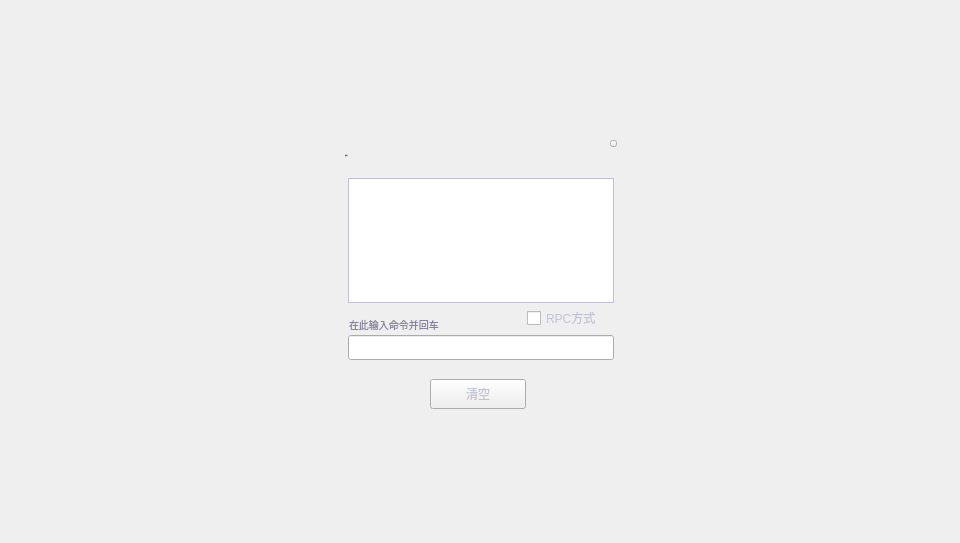
<?xml version="1.0" encoding="UTF-8"?>
<ui version="4.0">
 <class>ConsoleDialog</class>
 <widget class="QDialog" name="ConsoleDialog">
  <property name="geometry">
   <rect>
    <x>0</x>
    <y>0</y>
    <width>960</width>
    <height>543</height>
   </rect>
  </property>
  <property name="font">
   <font>
    <family>Microsoft YaHei UI Light</family>
   </font>
  </property>
  <property name="windowTitle">
   <string>Dialog</string>
  </property>
  <property name="styleSheet">
   <string notr="true">color: rgb(192, 196, 212);</string>
  </property>
  <widget class="QWidget" name="widget" native="true">
   <property name="geometry">
    <rect>
     <x>0</x>
     <y>0</y>
     <width>960</width>
     <height>543</height>
    </rect>
   </property>
   <widget class="QWidget" name="containerWidget" native="true">
    <property name="geometry">
     <rect>
      <x>330</x>
      <y>130</y>
      <width>300</width>
      <height>296</height>
     </rect>
    </property>
    <property name="font">
     <font>
      <family>Microsoft YaHei UI Light</family>
     </font>
    </property>
    <widget class="QTextBrowser" name="consoleBrowser">
     <property name="geometry">
      <rect>
       <x>18</x>
       <y>48</y>
       <width>266</width>
       <height>125</height>
      </rect>
     </property>
     <property name="font">
      <font>
       <family>Microsoft YaHei UI Light</family>
       <weight>50</weight>
       <italic>false</italic>
       <bold>false</bold>
      </font>
     </property>
     <property name="contextMenuPolicy">
      <enum>Qt::DefaultContextMenu</enum>
     </property>
     <property name="styleSheet">
      <string notr="true">color: rgb(0, 0, 0);
border:1px solid rgb(196,191,214);
</string>
     </property>
     <property name="frameShadow">
      <enum>QFrame::Sunken</enum>
     </property>
    </widget>
    <widget class="QToolButton" name="clearBtn">
     <property name="geometry">
      <rect>
       <x>100</x>
       <y>249</y>
       <width>96</width>
       <height>30</height>
      </rect>
     </property>
     <property name="font">
      <font>
       <family>Microsoft YaHei UI Light</family>
       <pointsize>9</pointsize>
       <weight>50</weight>
       <italic>false</italic>
       <bold>false</bold>
       <underline>false</underline>
      </font>
     </property>
     <property name="cursor">
      <cursorShape>PointingHandCursor</cursorShape>
     </property>
     <property name="styleSheet">
      <string notr="true"/>
     </property>
     <property name="text">
      <string>清空</string>
     </property>
    </widget>
    <widget class="QLineEdit" name="consoleLineEdit">
     <property name="geometry">
      <rect>
       <x>18</x>
       <y>205</y>
       <width>266</width>
       <height>25</height>
      </rect>
     </property>
     <property name="font">
      <font>
       <family>Microsoft YaHei UI Light</family>
       <weight>50</weight>
       <italic>false</italic>
       <bold>false</bold>
      </font>
     </property>
     <property name="contextMenuPolicy">
      <enum>Qt::DefaultContextMenu</enum>
     </property>
    </widget>
    <widget class="QLabel" name="label">
     <property name="geometry">
      <rect>
       <x>15</x>
       <y>15</y>
       <width>91</width>
       <height>21</height>
      </rect>
     </property>
     <property name="font">
      <font>
       <family>黑体</family>
       <pointsize>-1</pointsize>
       <weight>9</weight>
       <italic>false</italic>
       <bold>false</bold>
      </font>
     </property>
     <property name="styleSheet">
      <string notr="true">font: 75 18px &quot;黑体&quot;;
color: rgb(52, 37, 90);</string>
     </property>
     <property name="text">
      <string>控制台</string>
     </property>
     <property name="alignment">
      <set>Qt::AlignLeading|Qt::AlignLeft|Qt::AlignVCenter</set>
     </property>
    </widget>
    <widget class="QToolButton" name="closeBtn">
     <property name="geometry">
      <rect>
       <x>280</x>
       <y>10</y>
       <width>7</width>
       <height>7</height>
      </rect>
     </property>
     <property name="cursor">
      <cursorShape>PointingHandCursor</cursorShape>
     </property>
     <property name="focusPolicy">
      <enum>Qt::NoFocus</enum>
     </property>
     <property name="text">
      <string/>
     </property>
    </widget>
    <widget class="QLabel" name="label_2">
     <property name="geometry">
      <rect>
       <x>19</x>
       <y>184</y>
       <width>311</width>
       <height>20</height>
      </rect>
     </property>
     <property name="font">
      <font>
       <pointsize>-1</pointsize>
      </font>
     </property>
     <property name="styleSheet">
      <string notr="true">color: rgb(137,129,161);
font-size:10px;</string>
     </property>
     <property name="text">
      <string>在此输入命令并回车</string>
     </property>
    </widget>
    <widget class="QCheckBox" name="checkBox">
     <property name="geometry">
      <rect>
       <x>197</x>
       <y>178</y>
       <width>91</width>
       <height>20</height>
      </rect>
     </property>
     <property name="cursor">
      <cursorShape>PointingHandCursor</cursorShape>
     </property>
     <property name="text">
      <string>RPC方式</string>
     </property>
    </widget>
   </widget>
  </widget>
 </widget>
 <resources/>
 <connections/>
</ui>
